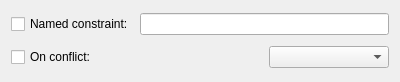
<?xml version="1.0" encoding="UTF-8"?>
<ui version="4.0">
 <class>ColumnUniqueAndNotNullPanel</class>
 <widget class="QWidget" name="ColumnUniqueAndNotNullPanel">
  <property name="geometry">
   <rect>
    <x>0</x>
    <y>0</y>
    <width>400</width>
    <height>82</height>
   </rect>
  </property>
  <property name="minimumSize">
   <size>
    <width>0</width>
    <height>80</height>
   </size>
  </property>
  <property name="windowTitle">
   <string notr="true">Form</string>
  </property>
  <layout class="QVBoxLayout" name="verticalLayout">
   <item>
    <widget class="QWidget" name="namedWidget" native="true">
     <layout class="QHBoxLayout" name="horizontalLayout">
      <property name="leftMargin">
       <number>0</number>
      </property>
      <property name="topMargin">
       <number>0</number>
      </property>
      <property name="rightMargin">
       <number>0</number>
      </property>
      <property name="bottomMargin">
       <number>0</number>
      </property>
      <item>
       <widget class="QCheckBox" name="namedCheck">
        <property name="text">
         <string>Named constraint:</string>
        </property>
       </widget>
      </item>
      <item>
       <widget class="QLineEdit" name="namedEdit"/>
      </item>
     </layout>
    </widget>
   </item>
   <item>
    <widget class="QWidget" name="conflictWidget" native="true">
     <layout class="QHBoxLayout" name="horizontalLayout_2">
      <property name="leftMargin">
       <number>0</number>
      </property>
      <property name="topMargin">
       <number>0</number>
      </property>
      <property name="rightMargin">
       <number>0</number>
      </property>
      <property name="bottomMargin">
       <number>0</number>
      </property>
      <item>
       <widget class="QCheckBox" name="conflictCheck">
        <property name="text">
         <string>On conflict:</string>
        </property>
       </widget>
      </item>
      <item>
       <widget class="QComboBox" name="conflictCombo">
        <property name="maximumSize">
         <size>
          <width>120</width>
          <height>16777215</height>
         </size>
        </property>
       </widget>
      </item>
     </layout>
    </widget>
   </item>
  </layout>
 </widget>
 <resources/>
 <connections/>
</ui>
